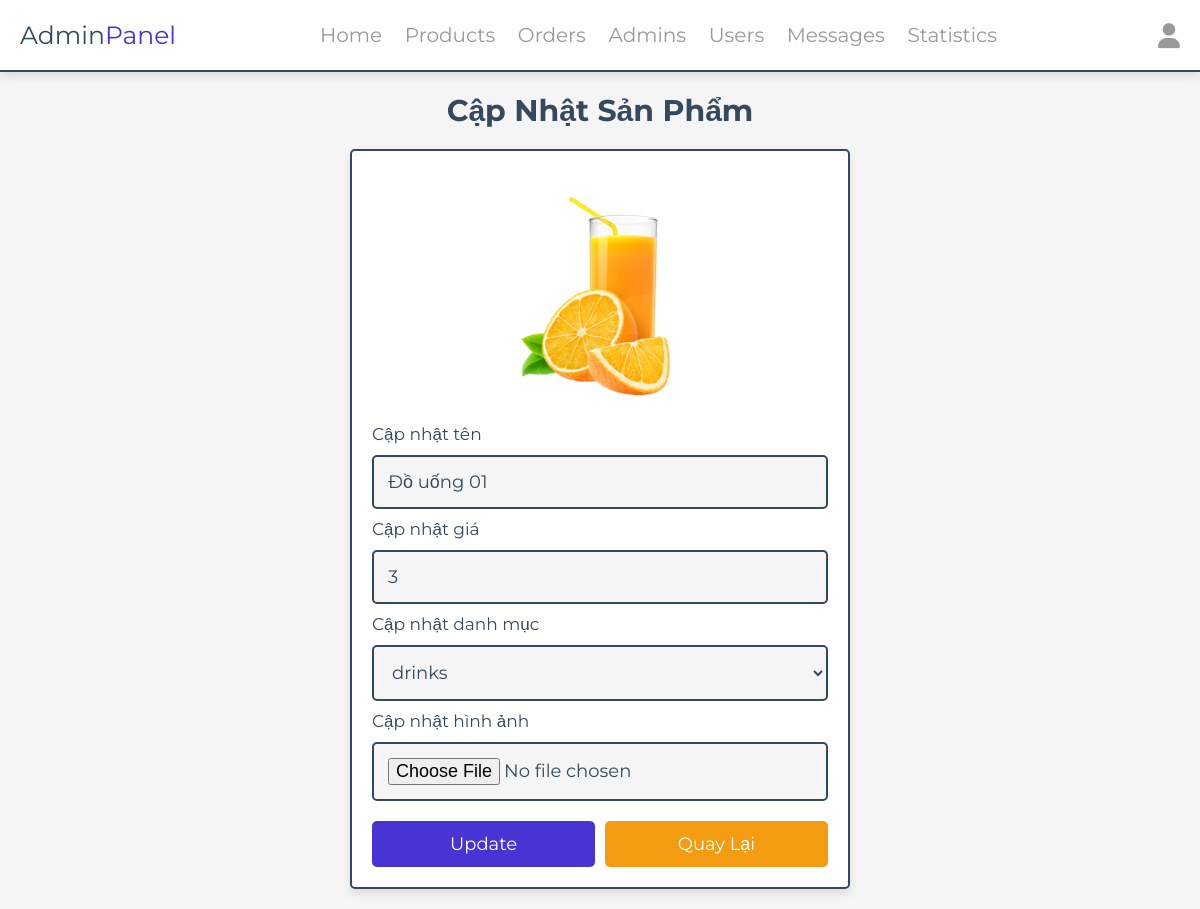
/admin/update_product.php?update=3 (signed in), run on the app's committed database.
### tables this page shows
CREATE TABLE `products` (
  `id` int(100) NOT NULL,
  `name` varchar(100) NOT NULL,
  `category` varchar(100) NOT NULL,
  `price` int(10) NOT NULL,
  `image` varchar(100) NOT NULL
);

### admin/update_product.php (the view, shortened to what this page needs)
<?php
include '../components/connect.php';
?>
<!DOCTYPE html>
<html lang="en">
<head>
   <link rel="stylesheet" href="https://cdnjs.cloudflare.com/ajax/libs/font-awesome/6.1.1/css/all.min.css">
   <link rel="stylesheet" href="../css/admin_style.css">
</head>
<body>
<?php include '../components/admin_header.php' ?>
<section class="update-product">
   <h1 class="heading">Cập nhật sản phẩm</h1>
   <?php
      $update_id = $_GET['update'];
      $show_products = $conn->prepare("SELECT * FROM `products` WHERE id = ?");
      $show_products->execute([$update_id]);
      if($show_products->rowCount() > 0){
         while($fetch_products = $show_products->fetch(PDO::FETCH_ASSOC)){
   ?>
   <form action="" method="POST" enctype="multipart/form-data">
      <img src="../uploaded_img/<?= $fetch_products['image']; ?>" alt="">
      <span>Cập nhật tên</span>
      <input type="text" required placeholder="nhập tên món ăn" name="name" maxlength="100" class="box" value="<?= $fetch_products['name']; ?>">
      <span>Cập nhật giá</span>
      <input type="number" min="0" max="9999999999" required placeholder="Nhập giá món ăn" name="price" onkeypress="if(this.value.length == 10) return false;" class="box" value="<?= $fetch_products['price']; ?>">
      <span>Cập nhật danh mục</span>
      <select name="category" class="box" required>
         <option selected value="<?= $fetch_products['category']; ?>"><?= $fetch_products['category']; ?></option>
      </select>
      <span>Cập nhật hình ảnh</span>
      <input type="file" name="image" class="box" accept="image/jpg, image/jpeg, image/png, image/webp">
      <div class="flex-btn">
         <input type="submit" value="update" class="btn" name="update">
         <a href="products.php" class="option-btn">Quay lại</a>
      </div>
   </form>
   <?php
         }
      }else{
         echo '<p class="empty">Chưa có sản phẩm nào được thêm vào!</p>';
      }
   ?>
</section>
</body>
</html>

### css/admin_style.css (style rules this page uses)
:root { --main-color:#4834d4; --red:#e74c3c; --orange:#f39c12; --black:#34495e; --white:#fff; --light-bg:#f5f5f5; --light-color:#999; --border:.2rem solid var(--black); --box-shadow:0 .5rem 1rem rgba(0,0,0,.1); }
* { font-family: 'Montserrat', sans-serif; margin:0; padding:0; box-sizing: border-box; text-decoration: none; outline: none; border:none; }
html { font-size: 62.5%; overflow-x: hidden; }
body { background-color: var(--light-bg); }
section { max-width: 1200px; margin:0 auto; padding:2rem; }
.btn, .delete-btn, .option-btn { display: block; margin-top: 1rem; border-radius: .5rem; cursor: pointer; width: 100%; font-size: 1.8rem; color:var(--white); padding:1.2rem 3rem; text-transform: capitalize; text-align: center; }
.btn { background-color: var(--main-color); }
.option-btn { background-color: var(--orange); }
.flex-btn { display: flex; gap:1rem; }
.heading { text-align: center; margin-bottom: 2rem; text-transform: capitalize; color:var(--black); font-size: 3rem; }
.update-product form { margin:0 auto; max-width: 50rem; background-color: var(--white); border-radius: .5rem; box-shadow: var(--box-shadow); border:var(--border); padding:2rem; }
.update-product form img { height: 25rem; width: 100%; object-fit: contain; }
.update-product form .box { background-color: var(--light-bg); border:var(--border); width: 100%; padding:1.4rem; font-size: 1.8rem; color:var(--black); border-radius: .5rem; margin: 1rem 0; }
.update-product form span { font-size: 1.7rem; color:var(--black); }

### data on the page
products: image (picture), name "Đồ uống 01", price "3", category "drinks"
